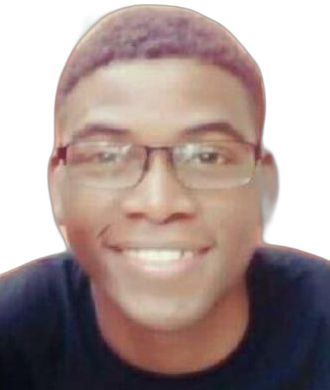
#> input picture photo.png, 330 x 390 px
$ python generate.py
#> lines starting #> are read from the running program, lines starting #| are printed output that depends on the picture; after the words box and inside, x2 and y2 are one past the last pixel; in counts of white or black regions, pixels touching at a corner belong together
"""
Genera dark_mode.svg y light_mode.svg estilo "neofetch" para el README del perfil de GitHub.
Corre localmente o desde GitHub Actions (ver .github/workflows/update-profile.yml).

Requisitos: pip install pillow requests
Variables de entorno opcionales: GH_TOKEN (para leer stats de GitHub)
"""
import datetime as dt
import os
import time
from pathlib import Path
from xml.sax.saxutils import escape

import requests

# ───────────────────────── CONFIGURA TUS DATOS AQUÍ ─────────────────────────
USERNAME = "RobertBenitez9805"
BIRTHDATE = dt.date(1998, 5, 6)        # fecha de nacimiento → "Uptime"
PHOTO = "photo.png"                     # foto con fondo transparente (o jpg con fondo liso)
ASCII_WIDTH = 46                        # columnas del retrato ASCII
KEEP_HEIGHT = 0.85                      # fracción vertical de la foto que se usa (desde arriba)

SECTIONS = [
    ("robertbenitez9805@github", [
        ("OS", "macOS, Fedora Linux"),
        ("Uptime", "{uptime}"),
        ("Host", "SnugZ USA"),
        ("Kernel", "Backend & Cloud Developer"),
        ("IDE", "Claude Code, VS Code"),
        None,
        ("Languages.Programming", "C#, Java, Python, SQL"),
        ("Languages.Cloud", "AWS Lambda, Step Functions, SQS"),
        ("Languages.Real", "Spanish, English"),
        ("Hobbies", "Spending time with family"),
    ]),
    ("Contact", [
        ("Email", "robertbs9805@gmail.com"),
        ("LinkedIn", "in/robert-benitez"),
    ]),
    ("GitHub Stats", "STATS"),
]
# ─────────────────────────────────────────────────────────────────────────────

COLS = 62            # ancho de la columna derecha en caracteres
FONT = 15
CHAR_W = FONT * 0.6  # ancho aprox. de un carácter monoespaciado
LINE_H = 20
PAD = 20

THEMES = {
    "dark":  dict(bg="#161b22", border="#30363d", text="#c9d1d9", key="#ffa657",
                  value="#a5d6ff", dots="#616e7f", add="#3fb950", dele="#f85149"),
    "light": dict(bg="#f6f8fa", border="#d0d7de", text="#24292f", key="#953800",
                  value="#0a3069", dots="#a0a0a0", add="#1a7f37", dele="#cf222e"),
}


# ─────────────── Datos dinámicos ───────────────
def uptime() -> str:
    today = dt.date.today()
    y, m, d = today.year - BIRTHDATE.year, today.month - BIRTHDATE.month, today.day - BIRTHDATE.day
    if d < 0:
        m -= 1
        prev = today.replace(day=1) - dt.timedelta(days=1)
        d += prev.day
    if m < 0:
        y -= 1
        m += 12
    plural = lambda n, w: f"{n} {w}{'' if n == 1 else 's'}"
    return f"{plural(y, 'year')}, {plural(m, 'month')}, {plural(d, 'day')}"


def gh_stats() -> dict:
    token = os.getenv("GH_TOKEN")
    empty = dict(repos="?", contrib="?", stars="?", commits="?", followers="?",
                 loc="?", add="?", dele="?")
    if not token or USERNAME.startswith("TU_"):
        return empty
    h = {"Authorization": f"bearer {token}"}
    q = """query($login:String!,$after:String){ user(login:$login){
        followers{totalCount}
        repositoriesContributedTo(contributionTypes:[COMMIT,PULL_REQUEST]){totalCount}
        repositories(first:100,after:$after,ownerAffiliations:OWNER,isFork:false){
          totalCount pageInfo{hasNextPage endCursor}
          nodes{name stargazerCount}}}}"""
    repos, after, user = [], None, None
    while True:
        r = requests.post("https://api.github.com/graphql", headers=h,
                          json={"query": q, "variables": {"login": USERNAME, "after": after}})
        data = r.json()
        if "data" not in data:
            raise RuntimeError(data)
        user = data["data"]["user"]
        page = user["repositories"]
        repos += page["nodes"]
        if not page["pageInfo"]["hasNextPage"]:
            break
        after = page["pageInfo"]["endCursor"]

    commits = requests.get("https://api.github.com/search/commits",
                           params={"q": f"author:{USERNAME}"}, headers=h).json().get("total_count", 0)

    add = dele = 0
    for repo in repos:
        url = f"https://api.github.com/repos/{USERNAME}/{repo['name']}/stats/contributors"
        for _ in range(5):  # GitHub responde 202 mientras calcula
            r = requests.get(url, headers=h)
            if r.status_code != 202:
                break
            time.sleep(3)
        if r.status_code == 200 and isinstance(r.json(), list):
            for c in r.json():
                if c.get("author") and c["author"]["login"].lower() == USERNAME.lower():
                    add += sum(w["a"] for w in c["weeks"])
                    dele += sum(w["d"] for w in c["weeks"])

    f = lambda n: f"{n:,}"
    return dict(repos=f(len(repos)), contrib=f(user["repositoriesContributedTo"]["totalCount"]),
                stars=f(sum(x["stargazerCount"] for x in repos)), commits=f(commits),
                followers=f(user["followers"]["totalCount"]),
                loc=f(add - dele), add=f(add) + "++", dele=f(dele) + "--")


# ─────────────── Retrato ASCII ───────────────
def ascii_portrait(dark: bool) -> list[str]:
    """Convierte la foto en ASCII. Si es un PNG con fondo transparente, el fondo queda vacío."""
    if not Path(PHOTO).exists():
        return ["(pon tu foto junto", " a generate.py)"]
    from PIL import Image, ImageChops, ImageDraw, ImageFilter, ImageOps
    im = Image.open(PHOTO).convert("RGBA")
    alpha = im.split()[3].point(lambda v: 255 if v > 128 else 0)
    if alpha.getbbox():
        l, t, r, b = alpha.getbbox()
        box = (l, t, r, t + int((b - t) * KEEP_HEIGHT))   # corta parte de los hombros
        im, alpha = im.crop(box), alpha.crop(box)
    gray = ImageOps.grayscale(im.convert("RGB"))
    # contraste calculado sobre la zona de la cara (elipse central-superior)
    w, h0 = gray.size
    face = Image.new("L", gray.size, 0)
    ImageDraw.Draw(face).ellipse((w * 0.18, h0 * 0.05, w * 0.85, h0 * 0.8), fill=255)
    gray = ImageOps.autocontrast(gray, cutoff=2, mask=ImageChops.multiply(face, alpha))
    gray = gray.filter(ImageFilter.SHARPEN)
    h = int(gray.height / gray.width * ASCII_WIDTH * 0.47)  # caracteres ~2x más altos que anchos
    gray = gray.resize((ASCII_WIDTH, h), Image.LANCZOS)
    alpha = alpha.resize((ASCII_WIDTH, h))
    ramp = "@%#*+=-:. "   # oscuro → denso, claro → liviano
    lines = []
    for y in range(h):
        row = ""
        for x in range(ASCII_WIDTH):
            if alpha.getpixel((x, y)) < 128:
                row += " "
            else:
                row += ramp[min(len(ramp) - 1, gray.getpixel((x, y)) * len(ramp) // 256)]
        lines.append(row.rstrip())
    return lines


# ─────────────── Render SVG ───────────────
def tspan(text, color, extra=""):
    return f'<tspan fill="{color}"{extra}>{escape(text)}</tspan>'


def kv_line(key, value, c, width=COLS):
    dots = width - len(key) - 2 - len(value) - 1
    return (tspan(key, c["key"]) + tspan(":", c["text"]) + " "
            + tspan("." * max(dots, 1), c["dots"]) + " " + tspan(value, c["value"]))


def header_line(title, c, first):
    prefix = "" if first else "— "
    rule = "—" * (COLS - len(prefix) - len(title) - 1)
    return tspan(prefix + title, c["value"]) + " " + tspan(rule, c["dots"])


def stats_lines(s, c):
    half = COLS // 2 - 1
    def pair(k1, v1, k2, v2):
        return kv_line(k1, v1, c, half) + tspan(" | ", c["dots"]) + kv_line(k2, v2, c, COLS - half - 3)
    return [
        pair("Repos", f"{s['repos']} {{Contributed: {s['contrib']}}}", "Stars", s["stars"]),
        pair("Commits", s["commits"], "Followers", s["followers"]),
        tspan("Lines of Code", c["key"]) + tspan(": ", c["text"]) + tspan(s["loc"], c["value"])
        + tspan(" ( ", c["text"]) + tspan(s["add"], c["add"]) + tspan(", ", c["text"])
        + tspan(s["dele"], c["dele"]) + tspan(" )", c["text"]),
    ]


def render(theme: str, stats: dict, up: str) -> str:
#> called with theme = 'dark', up = '28 years, 6 months, 14 days'
    c = THEMES[theme]
    right = []
    for i, (title, items) in enumerate(SECTIONS):
        if i:
            right.append("")
        right.append(header_line(title, c, i == 0))
        if items == "STATS":
            right += stats_lines(stats, c)
            continue
        for it in items:
            right.append("" if it is None else kv_line(it[0], it[1].format(uptime=up), c))

    art = ascii_portrait(theme == "dark")
#> in ascii_portrait, im is the input picture: PIL image 330x390 RGBA; mean R, G, B, A 98.4, 81.1, 78, 183.1
#> in ascii_portrait, `alpha = im.split()[3].point(lambda v: 255 if v > 128 else 0)`:
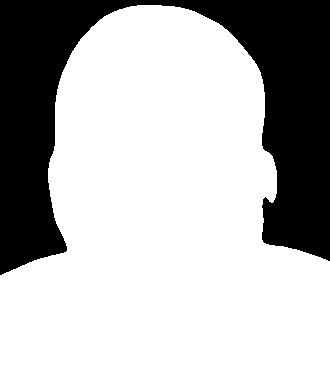
#> alpha: PIL image 330x390 L; 72.1% white; 1 black region, box (x1, y1, x2, y2) and area: (0, 0, 330, 275) 35964
#> in ascii_portrait, `l, t, r, b = alpha.getbbox()`: l = 0; t = 5; r = 330; b = 390
#> in ascii_portrait, `box = (l, t, r, t + int((b - t) * KEEP_HEIGHT))`: box = (0, 5, 330, 332)
#> in ascii_portrait, `im, alpha = im.crop(box), alpha.crop(box)`:
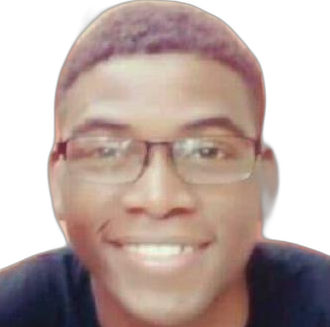
#> im: PIL image 330x327 RGBA; mean R, G, B, A 108, 89.5, 84.5, 173.3; transparent parts drawn white
#> in ascii_portrait, `im, alpha = im.crop(box), alpha.crop(box)`:
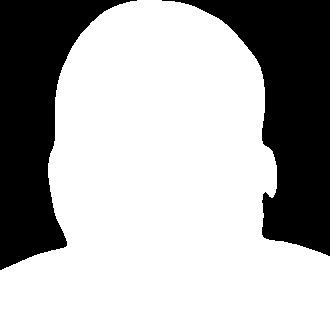
#> alpha: PIL image 330x327 L; 68.2% white; 2 black regions, box (x1, y1, x2, y2) and area: (162, 0, 330, 256) 17982, (0, 0, 137, 270) 16332
#> in ascii_portrait, `gray = ImageOps.grayscale(im.convert("RGB"))`:
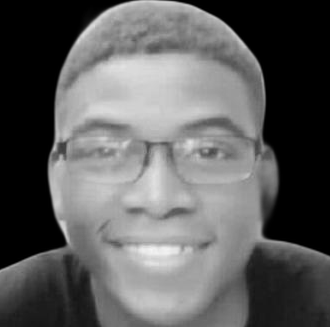
#> gray: PIL image 330x327 L; min 0, max 246, mean 94.5
#> in ascii_portrait, `face = Image.new("L", gray.size, 0)`: face: PIL image 330x327 L; every value is 0
#> in ascii_portrait, `ImageDraw.Draw(face).ellipse((w * 0.18, h0 * 0.05, w * 0.85, h0 * 0.8)..`:
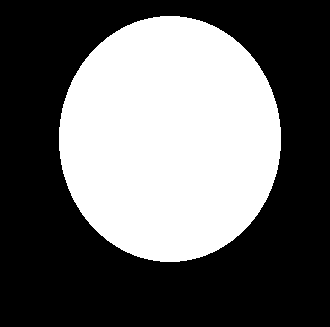
#> face: PIL image 330x327 L; 39.7% white; 1 white region, box (x1, y1, x2, y2) and area: (59, 16, 281, 262) 42876
#> in ascii_portrait, `gray = ImageOps.autocontrast(gray, cutoff=2, mask=ImageChops.multiply(..`:
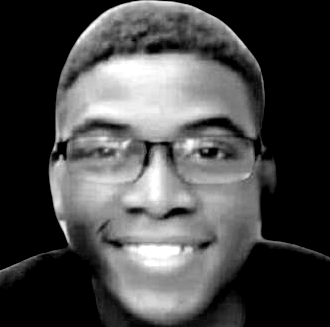
#> gray: PIL image 330x327 L; min 0, max 255, mean 72.5
#> in ascii_portrait, `alpha = alpha.resize((ASCII_WIDTH, h))`:
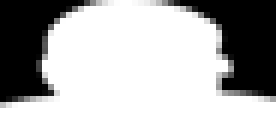
#> alpha: PIL image 46x21 L (shown 6 times larger); min 0, max 255, mean 174
#> after the loop in ascii_portrait, `for y in range(h):`: lines = 21 items
#> art = 21 items
    rows = max(len(art), len(right))
#> rows = 21
    art_off = (rows - len(art)) // 2
#> art_off = 0
    right_off = max(0, (rows - len(right)) // 2)
#> right_off = 0
    left_w = (ASCII_WIDTH + 3) * CHAR_W
    W = int(PAD * 2 + left_w + COLS * CHAR_W + 12)
    H = int(PAD * 2 + rows * LINE_H)
#> H = 460

    out = [f'<svg xmlns="http://www.w3.org/2000/svg" width="{W}" height="{H}" viewBox="0 0 {W} {H}" '
           f'font-family="Consolas,\'DejaVu Sans Mono\',Menlo,\'Courier New\',monospace" font-size="{FONT}px">',
           '<style>text{white-space:pre}</style>',
           f'<rect width="{W}" height="{H}" rx="15" fill="{c["bg"]}" stroke="{c["border"]}"/>']
    out.append(f'<text x="{PAD}" y="{PAD + LINE_H - 5}" fill="{c["text"]}" xml:space="preserve">')
    for i, line in enumerate(art):
        out.append(f'<tspan x="{PAD}" y="{PAD + (i + art_off + 1) * LINE_H - 5}">{escape(line)}</tspan>')
#> this loop made 21 passes
#> line on passes 1 to 12: '               +===----==++*', '             --=++++**+**#+++=+', '           -:=*##*#%#%%%%%%###*+=*', '          =+###*+++==*+=+++*#%@@%**', '         +#*+-.          .:--=+*#@@#', '        *#+::.::..    ...:-======+%@%', '        +=::. ....   ....::::--=++*%%', '        =------::........:--++*#*+=#@', '        --++*++*#+=-----=+***+*#%%**@', '       %%#*++===-=**%++%*-:=+***#**%@', '       +=+++++====-+#..**===+*+**+=*##', '       :-==-::.:::--. .-=+=------==*%#%'
#> after the loop, out = 25 items
    out.append("</text>")
    x = PAD + left_w
    out.append(f'<text x="{x}" y="{PAD}" fill="{c["text"]}" xml:space="preserve">')
    for i, line in enumerate(right):
        out.append(f'<tspan x="{x}" y="{PAD + (i + right_off + 1) * LINE_H - 5}">{line}</tspan>')
#> after the loop, out = 47 items
    out.append("</text></svg>")
    return "\n".join(out)


if __name__ == "__main__":
    try:
        stats = gh_stats()
    except Exception as e:  # si la API falla, no rompe el SVG
        print("No se pudieron leer las stats:", e)
        stats = dict.fromkeys(["repos", "contrib", "stars", "commits", "followers", "loc", "add", "dele"], "?")
    up = uptime()
    for theme in THEMES:
        Path(f"{theme}_mode.svg").write_text(render(theme, stats, up), encoding="utf-8")
    print("OK →", up, stats)
